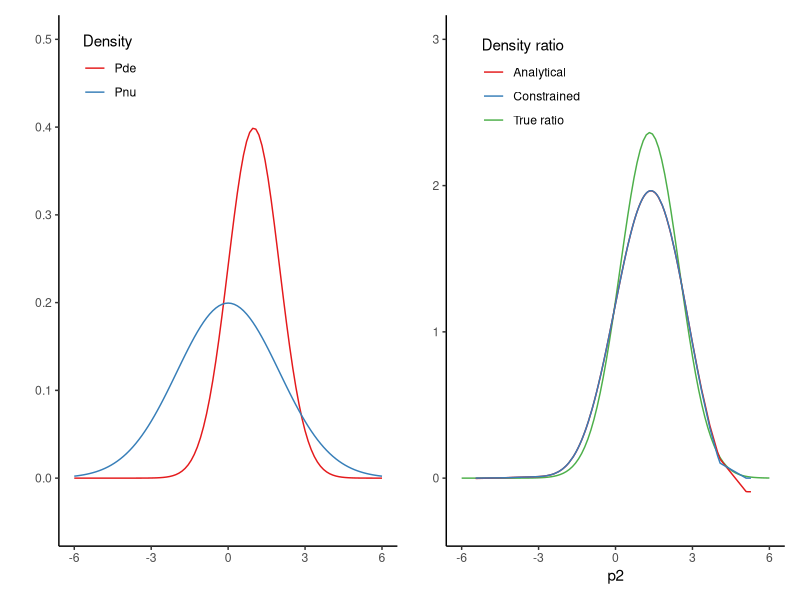

Here is the R script that generated this plot:
## ---- chunk 1
curve1 <- function(x) dnorm(x, 1, 1)          # numerator
curve2 <- function(x) dnorm(x, 0, 2)          # denominator
ratio  <- function(x) (curve1(x) / curve2(x)) # ratio
## ---- chunk 2
# Generate samples from both distributions
p1 <- rnorm(200, 1, 1)
p2 <- rnorm(200, 0, 2)
## ---- chunk 3
library(ggplot2)
library(patchwork)
library(quadprog)
## ---- chunk 4
# Gaussian kernel function for the data
kernelfunc <- function(x, y, sigma = NULL) {
  if (is.null(sigma)) {
    sigma <- abs(x - y) |> median()
  }
  exp(-(x - y)^2 / (2 * sigma^2))
}

# Make kernel Gram matrix, which is a pairwise similarity measure, K(x,x') = k_{i,i'} (x_i, x_i') 
gram <- function(x, y, sigma = NULL) {
  
  # create pairwise grid
  vgram <- expand.grid(x, y)
  
  # Create kernel gram matrix (pairwise similarity with x in rows, y in columns)
  kernelfunc(vgram[,1], vgram[,2], sigma = sigma) |>
    matrix(length(x))
}

rhat <- function(x, y, sigma = NULL, ridge = 1e-06) {
  
  # estimate density ratio
  # Sample size of x
  nd  <- length(x)
  # Sample size of y
  nn  <- length(y)
  
  # Create gram matrix of x with itself
  Kdd <- gram(x, x, sigma = sigma)
  # Create gram matrix of x and y
  Kdn <- gram(x, y, sigma = sigma)
  # Create vector of ones
  one <- rep(1, nn)
  
  # Add ridge penalty
  Kdd <- Kdd + ridge * diag(nrow(Kdd))
  
  # Compute analytic solution
  (nd / nn) * solve(Kdd) %*% Kdn %*% one
}

# Specify common sigma based on discrepancy between x and y. 
sigma <- expand.grid(X1 = p1, X2 = p2) |>
  {\(x) abs(x$X1 - x$X2)}() |>
  median()

analytical <- rhat(p2, p1, sigma = sigma, ridge = 4)
## ---- chunk 5
# Kernel gram matrix of distance of denominator with itself
Kdd <- gram(p2, p2, sigma = sigma) + diag(length(p2)) * 4

# Kernel gram matrix of distance of denominator with the numerator
Kdn <- gram(p2, p1)

# Constraints matrix that will be multiplied with the ratio
A <- cbind(-rep(1, ncol(Kdd)), # the ratio in combination with the denominator
           rep(1, ncol(Kdd)),  # density should approximately integrate to 1
           diag(ncol(Kdd)),    # the density ratio should be positive, and is
           -diag(ncol(Kdd)))   # constrained to be smaller than 1000 everywhere

# Bounds with respect to the integration
eps <- (sqrt(ncol(Kdd)) - 1) / (sqrt(ncol(Kdd)))

# Second part of constraints, t(A) %*% r >= b
b <- c(-ncol(Kdd) * (eps + 1), ncol(Kdd) * (eps - 1), rep(0, ncol(Kdd)), -rep(1000, ncol(Kdd)))

# Solve the optimization problem
out <- solve.QP(Dmat = Kdd, dvec = Kdn %*% rep(1, ncol(Kdn)), Amat = A, bvec = b)
## ---- chunk 6
ggplot() +
  stat_function(fun = dnorm, args = list(mean = 1, sd = 1), aes(col = "Pde")) +
  stat_function(fun = dnorm, args = list(mean = 0, sd = 2), aes(col = "Pnu")) +
  theme_classic() +
  xlim(-6, 6) +
  ylim(-0.05, 0.5) +
  ylab("") +
  scale_color_brewer("Density", palette = "Set1") +
  theme(legend.position = c(.15, .9)) +
ggplot() +
  stat_function(fun = ratio, aes(col = "True ratio")) +
  geom_line(aes(x = p2, y = analytical, col = "Analytical")) +
  geom_line(aes(x = p2, y = out$solution, col = "Constrained")) +
  theme_classic() +
  xlim(-6, 6) +
  ylim(-0.3, 3) +
  ylab("") +
  scale_color_brewer("Density ratio", palette = "Set1") +
  theme(legend.position = c(.25, .87))
